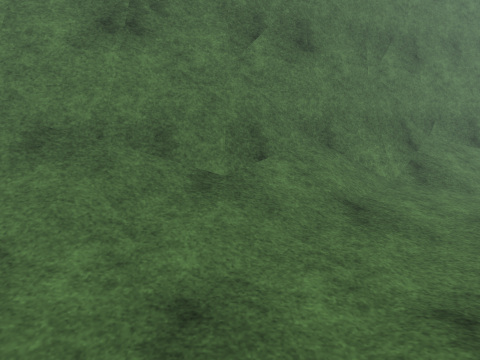
View 1 (above)

16 first-person views from a walk through a scene from a Unity 3-D project. The camera is 1.4 m above the floor, tilts 14° down and sees 80° across. The floor is counted in squares, 0.5 m on a side. Each view is taken from the middle of a square. On the plan, view 1 faces up. The plan holds only what a view shows up to about 20 squares ahead; the rest is blank. The place goes on beyond the plan. The player is left out. Some surface patterns are stand-ins.

View 2
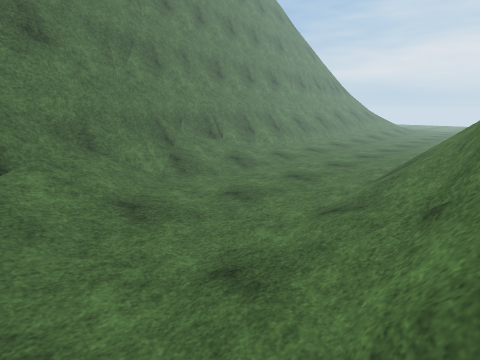

View 3
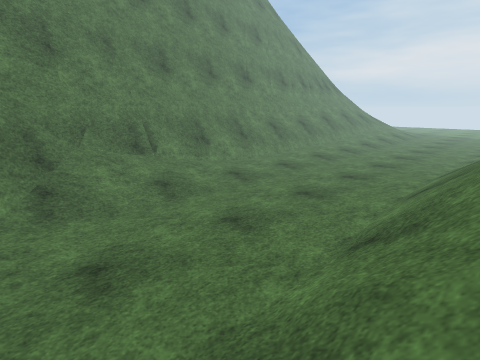

View 4
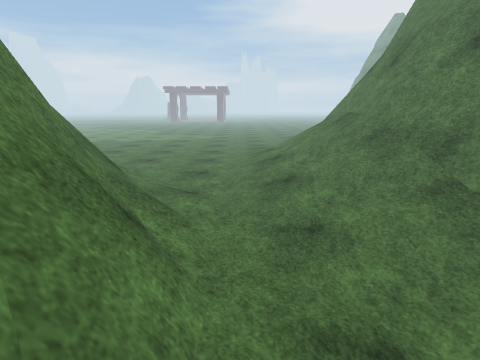

View 5
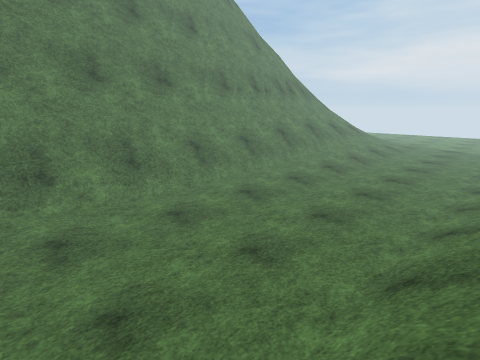

View 6
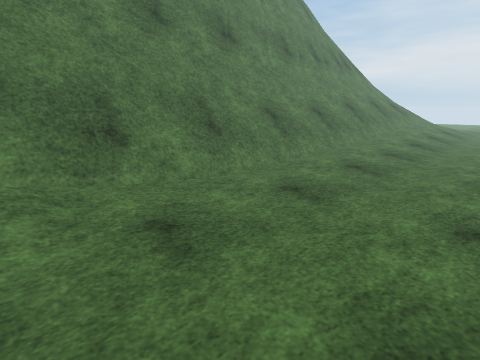

View 7
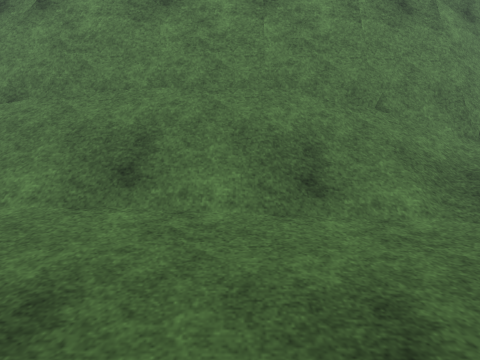

View 8
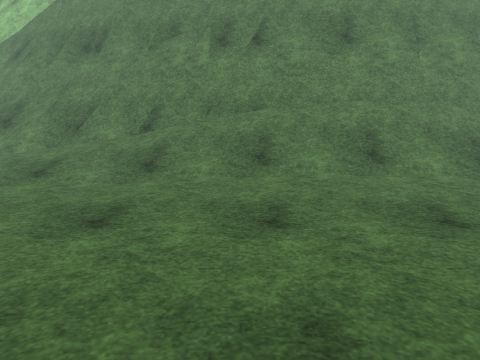

View 9
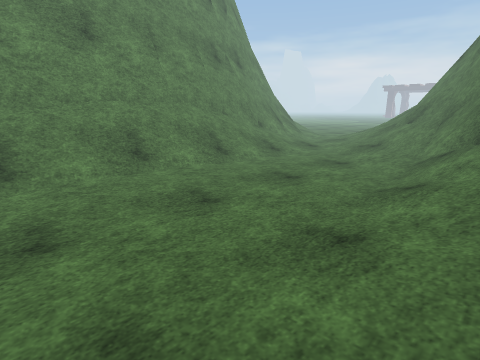

View 10
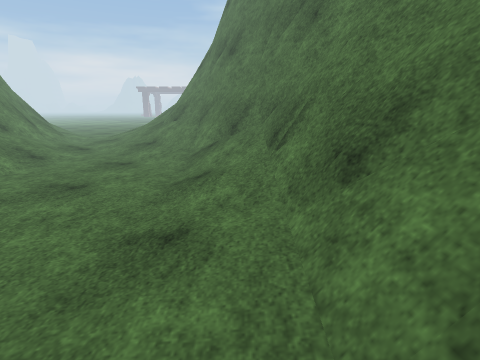

View 11
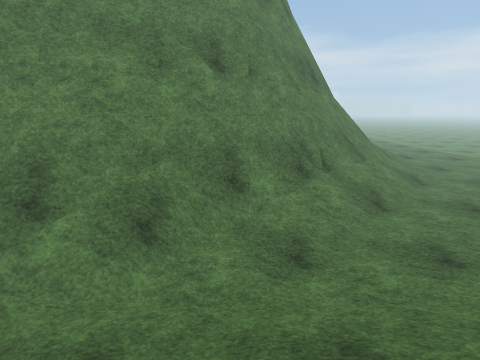

View 12
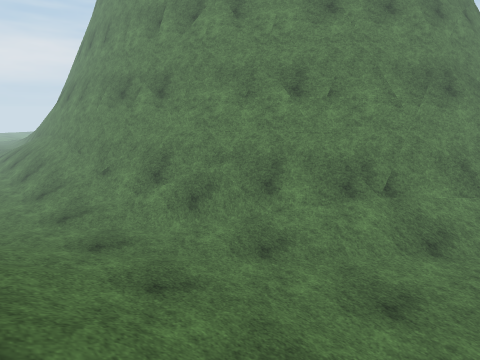

View 13
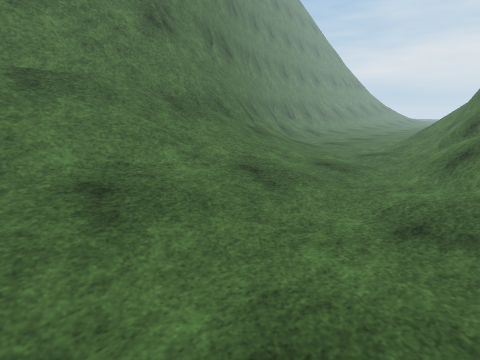

View 14
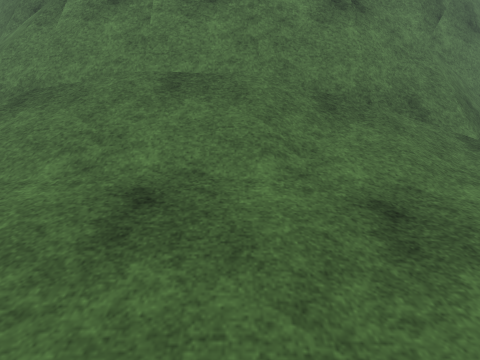

View 15
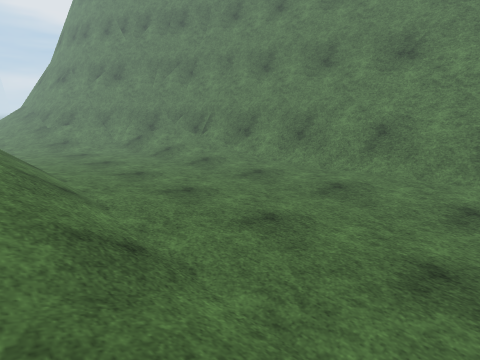

View 16
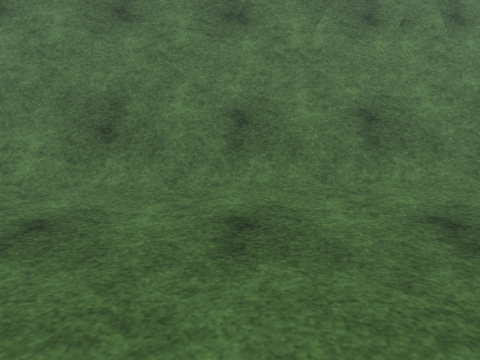

### Floor plan
Key: @ floor where view 1 was taken; # wall or solid block; . main floor; : floor 0.25 m higher than the main floor; + floor 0.5 m higher than the main floor; * floor 0.75 m higher than the main floor; / step, stairs or slope; = window, fence, low wall or low ledge; ^ raised ledge.
Columns run from 13 left of view 1 to 35 right of it. Each row starts with its distance up from view 1.
 21                                     #========////
 20                                    ##  //////////
 19                             ######### ///////////
 18                       #######^^^^====////////////
 17                       #==#//##/:::::.....:::::::/
 16                      #=#///////:::.........::::::
 15                 #####=#///////...................
 14               ####===#///////....................
 13               #==#//::...........................
 12              #=#////:............................
 11 #############=#////:.............................
 10 ^^^^^^^^^====#////:..............................
  9 /////////////////:...............................
  8 ////////////////:................................
  7 ///////////////:.................................
  6 //////////////...................................
  5 /////////:::............////////////////////.....
  4 ////+///:::.........////////////////////////////:
  3 ///:://::........:://///////////////////////////:
  2 ................:://////////////////////////*++++
  1 ............/////+//============================
  0 ...........//@/=^###############################^
 -1 ........::////=####                           ###
 -2 .......:::///=###
 -3 .....///#====###
 -4 ....///#=######
 -5 ...///#=#
 -6 ..///#=#
 -7 .///#=#
 -8 ///#=#
 -9 //#=#
-10 //=#
-11 //=#
-12   =#

Positions as (right, up) in squares from view 1, and headings:
1: (0, 0), facing up
2: (0, 0), facing up-right
3: (7, 2), facing up-right
4: (8, 2), facing left
5: (17, 3), facing up-right
6: (16, 9), facing up-right
7: (16, 12), facing down
8: (25, 17), facing down
9: (25, 17), facing down-left
10: (25, 16), facing left
11: (-4, 8), facing down
12: (-13, 8), facing down-right
13: (-13, -2), facing up-right
14: (-9, -1), facing up
15: (35, 2), facing up-left
16: (29, 8), facing up
